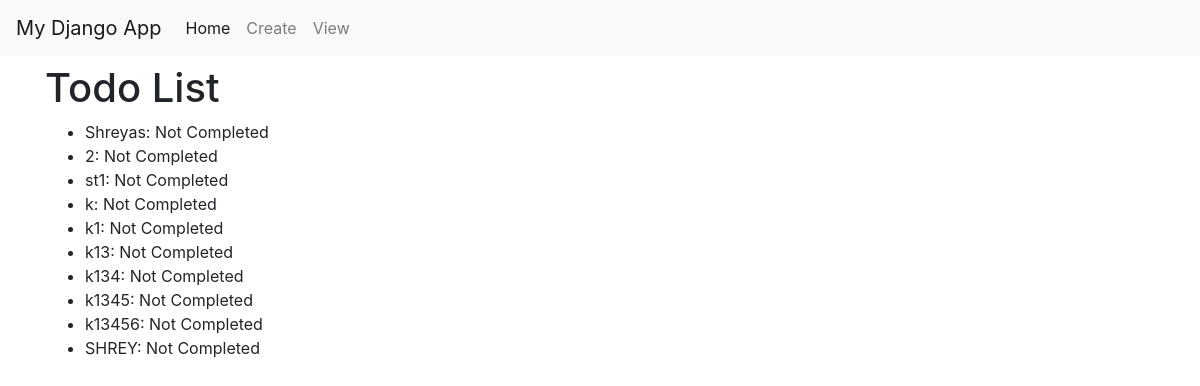
The page /todos/ on the database its author committed.
### myapp/models.py (models this page shows, shortened)
class TodoItem(models.Model):
    title = models.CharField(max_length=200)
    completed = models.BooleanField(default=False)

### myapp/views.py (the view)
# urls.py: path("todos/", views.todos, name="Todos"),
def todos(request):
    items = TodoItem.objects.all()
    return render(request, "todos.html", {"todos": items})

### myapp/templates/todos.html
{% extends "base.html" %} {% block content %}
<h1>Todo List </h1>
<ul>
    {% for todo in todos %}
    <li>
        {{ todo.title }}: {% if todo.completed %}Completed{% else %}Not Completed {% endif %}
    </li>
    {% endfor %}
</ul>
{% endblock %}

### rows shown on the page
TodoItem: title "Shreyas", completed "Not Completed"
TodoItem: title "2", completed "Not Completed"
TodoItem: title "st1", completed "Not Completed"
TodoItem: title "k", completed "Not Completed"
TodoItem: title "k1", completed "Not Completed"
TodoItem: title "k13", completed "Not Completed"
TodoItem: title "k134", completed "Not Completed"
TodoItem: title "k1345", completed "Not Completed"
TodoItem: title "k13456", completed "Not Completed"
TodoItem: title "SHREY", completed "Not Completed"
